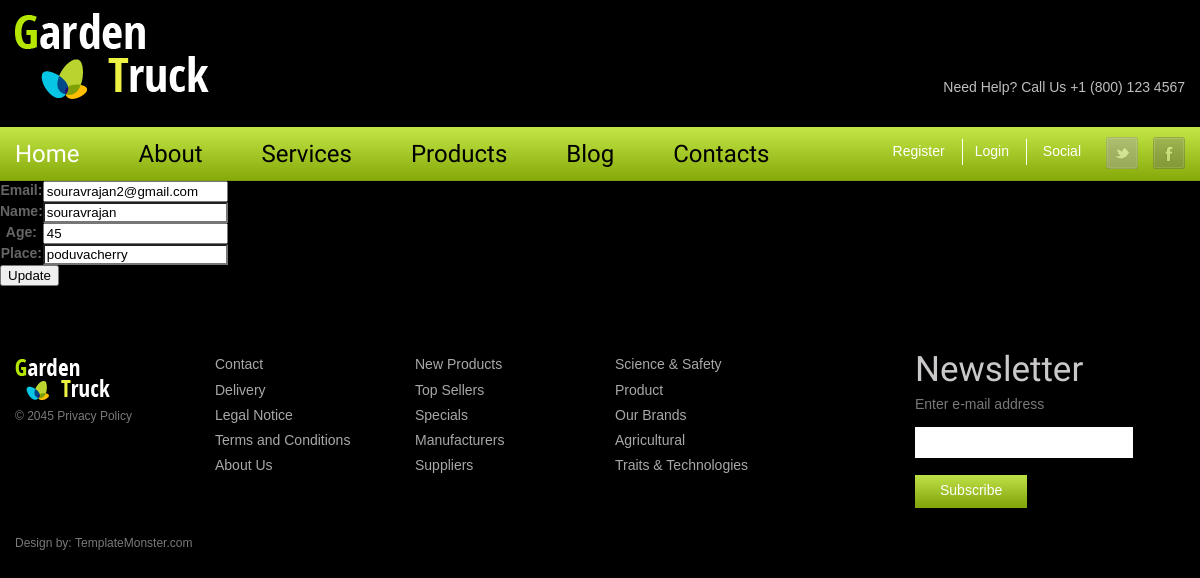
Screenshot of /update/1 with the database file from the repository.
### app1/models.py (models this page shows)
class Register(models.Model):
    Name=models.CharField(max_length=20)
    Age=models.IntegerField()
    Place=models.CharField(max_length=20)
    Email=models.EmailField()
    Password=models.CharField(max_length=8)

### app1/views.py (the view)
# urls.py: path('update/<int:id>',views.update,name='update'),
def update(request,id):
    user=Register.objects.get(id=id)
    if request.method=='POST':
      form=UpdateForm(request.POST or None, instance=user)
      if form.is_valid():
        name=form.cleaned_data['Name']
        age=form.cleaned_data['Age']
        place=form.cleaned_data['Place']
        email=form.cleaned_data['Email']
        form.save()
        messages.success(request,"data updated....")
        return redirect('/home/%s' % user.id)
    else:
        form=UpdateForm(instance=user)
    return render(request,'update.html',{'form':form,'user':user})

### app1/forms.py
class UpdateForm(forms.ModelForm):
    class Meta():
        model=Register
        fields=('Email','Name','Age','Place')

### app1/templates/update.html (shortened to what this page needs)
    {% extends 'base.html' %}
    {% load static %}
    {% block content %}
    <form action="" method="post">
        <table>
            <tr>
                {{form.as_table}}
            </tr>
        </table>
        <input type="submit" value="Update">
        </form>
        {% endblock %}

### static/css/style.css (style rules this page uses)
html { width: 100%; }
* { -webkit-text-size-adjust: none; }
body { font: 14px/18px Arial, Helvetica, sans-serif; color:#666565; position:relative; min-width: 1200px; background: #000; }
.white.wt3 .img_inner, { border-width: 2px; margin-top: 2px; }

### static/css/grid.css (style rules this page uses)
body { min-width: 1200px; }

### rows the page displays
Register: Email "souravrajan2@gmail.com", Name "souravrajan", Age "45", Place "poduvacherry"
